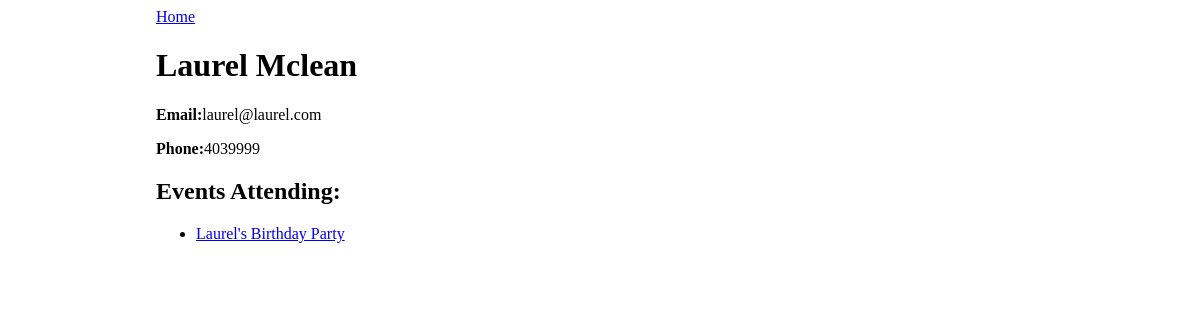
Screenshot of /guest/1 with the database file from the repository.
### events_app/models.py (models this page shows)
class Guest(db.Model):
    id = db.Column(db.Integer, primary_key=True)
    name = db.Column(db.String(80), nullable=False)
    email = db.Column(db.String(80), nullable=False, unique=True)
    phone = db.Column(db.String(10), nullable=False)
    events_attending = db.relationship(
        'Event', secondary='guest_event', back_populates='guests')

class Event(db.Model):
    id = db.Column(db.Integer, primary_key=True)
    title = db.Column(db.String(80), nullable=False)
    description = db.Column(db.String(250))
    date_and_time = db.Column(db.DateTime)
    guests = db.relationship(
        'Guest', secondary='guest_event', back_populates='events_attending')
    event_type = db.Column(db.Enum(Type), default=Type.OTHER)

### events_app/routes.py (the view)
@main.route('/guest/<guest_id>')
def guest_detail(guest_id):
    guest = Guest.query.get(guest_id)
    return render_template('guest_detail.html', guest=guest)

### events_app/templates/guest_detail.html
{% extends 'base.html' %}
{% block content %}
<a href="/">Home</a>
<h1>{{ guest.name }}</h1>
<p><strong>Email:</strong>{{ guest.email }}</p>
<p><strong>Phone:</strong>{{ guest.phone }}</p>
<h2>Events Attending:</h2>
<ul>
    {% for event in guest.events_attending %}
    <li><a href="/event/{{ event.id }}">{{ event.title }}</a></li>
    {% endfor %}
</ul>
{% endblock %}

### events_app/static/style.css (style rules this page uses)
body { display: flex; justify-content: center; }

### rows the page displays
Guest: name "Laurel Mclean", email "laurel@laurel.com", phone "4039999"
Event: title "Laurel's Birthday Party"
